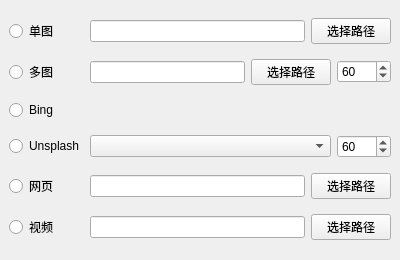
<?xml version="1.0" encoding="UTF-8"?>
<ui version="4.0">
 <class>MainWindow</class>
 <widget class="QMainWindow" name="MainWindow">
  <property name="geometry">
   <rect>
    <x>0</x>
    <y>0</y>
    <width>400</width>
    <height>260</height>
   </rect>
  </property>
  <property name="windowTitle">
   <string>MainWindow</string>
  </property>
  <property name="windowIcon">
   <iconset resource="icon.qrc">
    <normaloff>:/icon/icon.png</normaloff>:/icon/icon.png</iconset>
  </property>
  <widget class="QWidget" name="centralwidget">
   <layout class="QGridLayout" name="gridLayout">
    <item row="1" column="0">
     <layout class="QHBoxLayout" name="horizontalLayout_3">
      <item>
       <widget class="QRadioButton" name="radioButtonMultipleImage">
        <property name="sizePolicy">
         <sizepolicy hsizetype="Fixed" vsizetype="Fixed">
          <horstretch>0</horstretch>
          <verstretch>0</verstretch>
         </sizepolicy>
        </property>
        <property name="minimumSize">
         <size>
          <width>75</width>
          <height>0</height>
         </size>
        </property>
        <property name="text">
         <string>多图</string>
        </property>
       </widget>
      </item>
      <item>
       <widget class="QLineEdit" name="lineEditMultipleImage">
        <property name="readOnly">
         <bool>true</bool>
        </property>
       </widget>
      </item>
      <item>
       <widget class="QPushButton" name="pushButtonMultipleImage">
        <property name="text">
         <string>选择路径</string>
        </property>
       </widget>
      </item>
      <item>
       <widget class="QSpinBox" name="spinBoxMultipleImage">
        <property name="sizePolicy">
         <sizepolicy hsizetype="Fixed" vsizetype="Fixed">
          <horstretch>0</horstretch>
          <verstretch>0</verstretch>
         </sizepolicy>
        </property>
        <property name="minimum">
         <number>1</number>
        </property>
        <property name="maximum">
         <number>1440</number>
        </property>
        <property name="value">
         <number>60</number>
        </property>
       </widget>
      </item>
     </layout>
    </item>
    <item row="0" column="0">
     <layout class="QHBoxLayout" name="horizontalLayout_2">
      <item>
       <widget class="QRadioButton" name="radioButtonSingleImage">
        <property name="sizePolicy">
         <sizepolicy hsizetype="Fixed" vsizetype="Fixed">
          <horstretch>0</horstretch>
          <verstretch>0</verstretch>
         </sizepolicy>
        </property>
        <property name="minimumSize">
         <size>
          <width>75</width>
          <height>0</height>
         </size>
        </property>
        <property name="text">
         <string>单图</string>
        </property>
       </widget>
      </item>
      <item>
       <widget class="QLineEdit" name="lineEditSingleImage">
        <property name="readOnly">
         <bool>true</bool>
        </property>
       </widget>
      </item>
      <item>
       <widget class="QPushButton" name="pushButtonSingleImage">
        <property name="text">
         <string>选择路径</string>
        </property>
       </widget>
      </item>
     </layout>
    </item>
    <item row="3" column="0">
     <layout class="QHBoxLayout" name="horizontalLayout_5">
      <item>
       <widget class="QRadioButton" name="radioButtonUnsplash">
        <property name="sizePolicy">
         <sizepolicy hsizetype="Fixed" vsizetype="Fixed">
          <horstretch>0</horstretch>
          <verstretch>0</verstretch>
         </sizepolicy>
        </property>
        <property name="minimumSize">
         <size>
          <width>75</width>
          <height>0</height>
         </size>
        </property>
        <property name="text">
         <string>Unsplash</string>
        </property>
       </widget>
      </item>
      <item>
       <widget class="QComboBox" name="comboBoxUnsplash"/>
      </item>
      <item>
       <widget class="QSpinBox" name="spinBoxUnsplash">
        <property name="sizePolicy">
         <sizepolicy hsizetype="Fixed" vsizetype="Fixed">
          <horstretch>0</horstretch>
          <verstretch>0</verstretch>
         </sizepolicy>
        </property>
        <property name="minimum">
         <number>1</number>
        </property>
        <property name="maximum">
         <number>1440</number>
        </property>
        <property name="value">
         <number>60</number>
        </property>
       </widget>
      </item>
     </layout>
    </item>
    <item row="4" column="0">
     <layout class="QHBoxLayout" name="horizontalLayout_6">
      <item>
       <widget class="QRadioButton" name="radioButtonWeb">
        <property name="sizePolicy">
         <sizepolicy hsizetype="Fixed" vsizetype="Fixed">
          <horstretch>0</horstretch>
          <verstretch>0</verstretch>
         </sizepolicy>
        </property>
        <property name="minimumSize">
         <size>
          <width>75</width>
          <height>0</height>
         </size>
        </property>
        <property name="text">
         <string>网页</string>
        </property>
       </widget>
      </item>
      <item>
       <widget class="QLineEdit" name="lineEditWeb"/>
      </item>
      <item>
       <widget class="QPushButton" name="pushButtonWeb">
        <property name="text">
         <string>选择路径</string>
        </property>
       </widget>
      </item>
     </layout>
    </item>
    <item row="5" column="0">
     <layout class="QHBoxLayout" name="horizontalLayout_7">
      <item>
       <widget class="QRadioButton" name="radioButtonVideo">
        <property name="sizePolicy">
         <sizepolicy hsizetype="Fixed" vsizetype="Fixed">
          <horstretch>0</horstretch>
          <verstretch>0</verstretch>
         </sizepolicy>
        </property>
        <property name="minimumSize">
         <size>
          <width>75</width>
          <height>0</height>
         </size>
        </property>
        <property name="text">
         <string>视频</string>
        </property>
       </widget>
      </item>
      <item>
       <widget class="QLineEdit" name="lineEditVideo"/>
      </item>
      <item>
       <widget class="QPushButton" name="pushButtonVideo">
        <property name="text">
         <string>选择路径</string>
        </property>
       </widget>
      </item>
     </layout>
    </item>
    <item row="2" column="0">
     <layout class="QHBoxLayout" name="horizontalLayout_4">
      <item>
       <widget class="QRadioButton" name="radioButtonBing">
        <property name="minimumSize">
         <size>
          <width>75</width>
          <height>0</height>
         </size>
        </property>
        <property name="text">
         <string>Bing</string>
        </property>
       </widget>
      </item>
     </layout>
    </item>
   </layout>
  </widget>
 </widget>
 <resources>
  <include location="icon.qrc"/>
 </resources>
 <connections/>
</ui>
